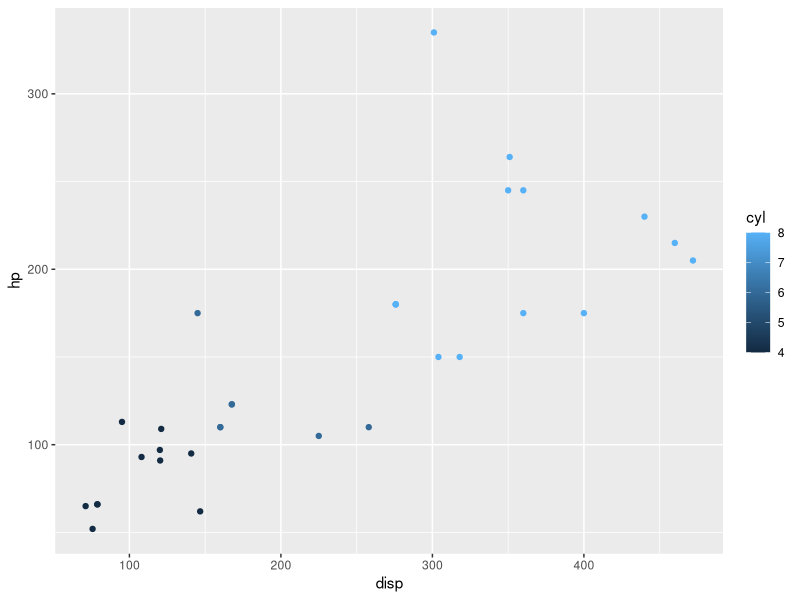

Source code (R):
##------------------------------------------------------------------------#
## Nombre del Script: Primer ejemplo de GIT  ------------------------------
##  
## Proposito del Script:  
##  
## Autor: Daniel S. Parra Gonzalez 
## Fecha de creacion:  
##  
## Copyright (c) Daniel S. Parra, 2020 
##  
## Email: dsparrag@unal.edu.co 
##------------------------------------------------------------------------#

library(dplyr)
library(ggplot2)

data("mtcars")

glimpse(mtcars)

# Commit - 'Load libraries and load data'

mtcars_summary <- mtcars %>%
  group_by(cyl) %>% 
  summarise(mean_displ = mean(disp), 
            mean_hp = mean(hp))

# Commit - 'summarize disp and hp by cyl'

ggplot(mtcars, aes(x = disp, y = hp, colour = cyl)) + 
  geom_point()

# Commit - 'Sometimes a graph is more informative than a table'